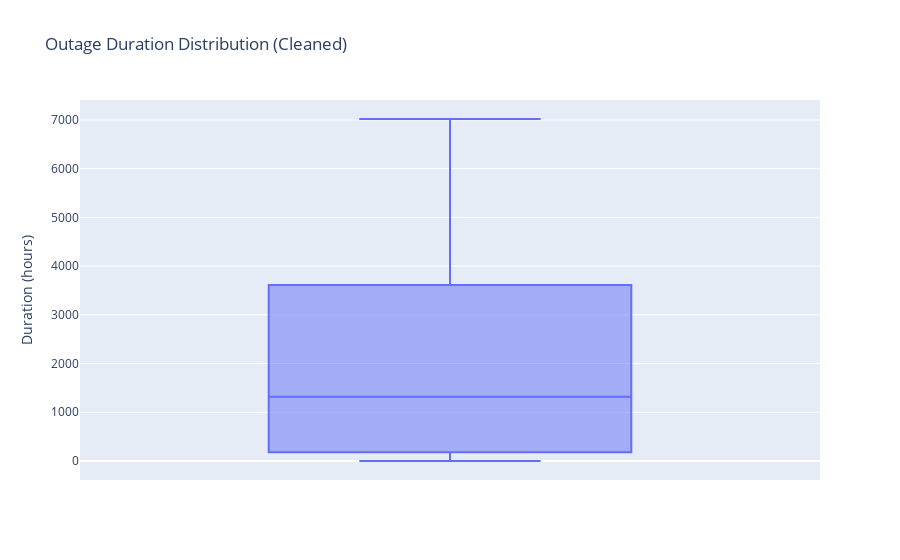

Source (notebook cell):
### Code cell
df_new = df_cleaned.copy()
df_new['OUTAGE.DURATION'] = df_new['OUTAGE.DURATION'].clip(upper=7020)

fig2 = px.box(df_new, y='OUTAGE.DURATION', title='Outage Duration Distribution (Cleaned)')
fig2.update_layout(yaxis_title='Duration (hours)')
fig2.show()

### Figure 1 — Plotly figure (JSON) as saved in the notebook; plotly's stock layout.template omitted (floating-point values rounded to 4 significant figures; data arrays with more than 128 entries replaced by an {"elided": "..."} marker saying what was removed)
{"data": [{"alignmentgroup": "True", "hovertemplate": "OUTAGE.DURATION=%{y}<extra></extra>", "legendgroup": "", "marker": {"color": "#636efa"}, "name": "", "notched": false, "offsetgroup": "", "orientation": "v", "showlegend": false, "type": "box", "x0": " ", "xaxis": "x", "y": {"elided": "1091 int values"}, "y0": " ", "yaxis": "y"}], "layout": {"boxmode": "group", "legend": {"tracegroupgap": 0}, "title": {"text": "Outage Duration Distribution (Cleaned)"}, "xaxis": {"anchor": "y", "domain": [0, 1]}, "yaxis": {"anchor": "x", "domain": [0, 1], "title": {"text": "Duration (hours)"}}}}
